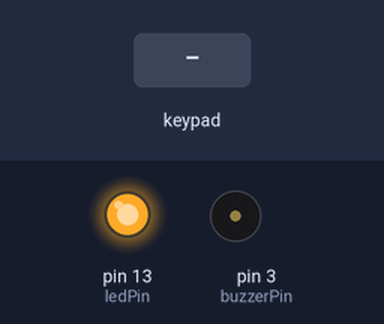
A sketch run on a simulated Arduino Uno, built with avr-gcc and run on an emulated ATmega328P. Parts: output pins drawn as LEDs (lit = HIGH), buzzer (waves = sounding, pin HIGH). Wiring (inferred from the names in the program): 4×4 keypad with keys 1 2 3 A 4 5 6 B 7 8 9 C * 0 # D: rows pin 11, pin 10, pin 9, pin 8; columns pin 7, pin 6, pin 5, pin 4. The test bench sets the inputs (shaded band). Pins used as bus, display or sensor lines are not drawn; what the sketch prints to the serial monitor is not drawn.

Above: at 1.2 s.
1.3 s: keypad keys 1 1 1 0 9 8 # pressed 0.4 s apart
At 2.5 s:
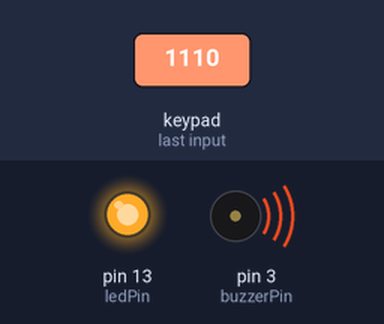
5.6 s: key '1' pressed
Timing chart, 0 to 8.6 s (numbered marks = the images above; inputs shaded):
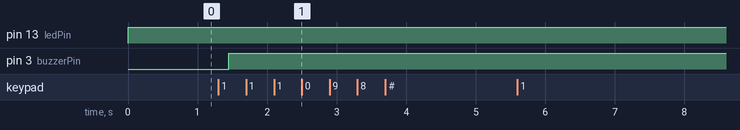

The sketch:

sketch_MatrixKeypad.ino
```cpp
const byte buzzerPin = 3;
const byte ledPin = 13;
const byte ROWS = 4;
const byte COLS = 4;

const unsigned int countdown_time = 15;  // 15 seconds countdown time
const char secret_password[] = { '#', '1', '5', '9' };
unsigned int counter = 0;

byte rowPins[] = { 11, 10, 9, 8 };
byte colPins[] = { 7, 6, 5, 4 };

char keys[ROWS][COLS] = {
  { '1', '2', '3', 'A' },
  { '4', '5', '6', 'B' },
  { '7', '8', '9', 'C' },
  { '*', '0', '#', 'D' }
};

void setup() {
  // put your setup code here, to run once:
  Serial.begin(9600);
  for (byte r = 0; r < ROWS; r++) {
    pinMode(rowPins[r], OUTPUT);
    digitalWrite(rowPins[r], HIGH);
  }

  for (byte c = 0; c < COLS; c++) {
    pinMode(colPins[c], INPUT_PULLUP);
  }

  pinMode(buzzerPin, OUTPUT);
  pinMode(ledPin, OUTPUT);
}

void loop() {
  // put your main code here, to run repeatedly:
  startCountDown(countdown_time);
  delay(30000);  // 30 seconds time-out
}

char getKey() {
  // Scan each row sequentially
  for (byte r = 0; r < ROWS; r++) {
    digitalWrite(rowPins[r], LOW);  // Activate current row
    for (byte c = 0; c < COLS; c++) {
      if (digitalRead(colPins[c]) == LOW) {  // Check if key is pressed (LOW)
        delay(20);                           // Debounce delay
        while (digitalRead(colPins[c]) == LOW)
          ;                              // Wait for key release
        digitalWrite(rowPins[r], HIGH);  // Deactivate current row
        return keys[r][c];               // Return corresponding key value
      }
    }
    digitalWrite(rowPins[r], HIGH);  // Deactivate current row
  }
  return '\0';  // No key pressed
}


void startCountDown(unsigned int seconds) {

  digitalWrite(ledPin, HIGH);

  unsigned long begin = millis();
  unsigned long time_now = millis();

  bool alarm_cooldown = true;
  bool alarm_on = false;

  while (alarm_cooldown) {
    char key = getKey();
    time_now = millis();

    if (!alarm_on && (time_now - begin) > seconds * 1000UL){
      digitalWrite(buzzerPin, HIGH);
      alarm_on = true;
    }

    if (key != '\0') {
      if (key == secret_password[counter]) {
        Serial.print("Pressed: ");
        Serial.println(key);
        counter++;
      } else {
        counter = 0;
        if(!alarm_on)
          digitalWrite(buzzerPin, HIGH);
      }
    }

    if (counter == 4) {
      counter = 0;
      alarm_cooldown = false;
    }
  }
  digitalWrite(buzzerPin, LOW);
  digitalWrite(ledPin, LOW);
}
```

Measured:
- after the input at 1.3 s, pin 3 (buzzerPin): LOW → HIGH after 0.15 s
- after the input at 5.6 s, every drawn part: stays the same
